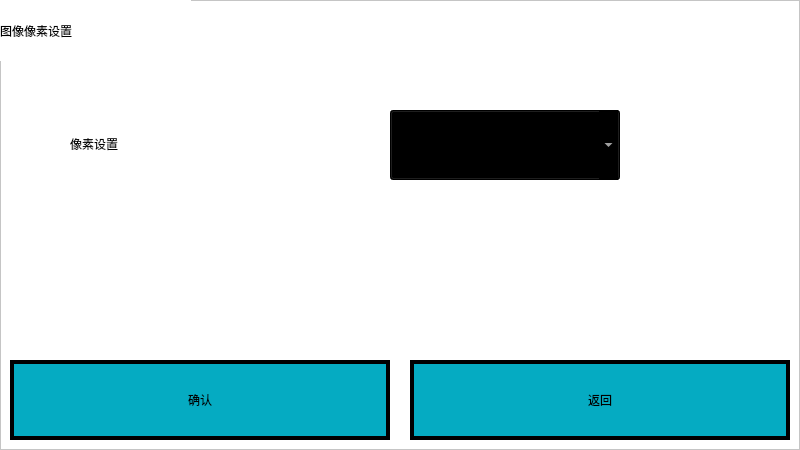
<?xml version="1.0" encoding="UTF-8"?>
<ui version="4.0">
 <class>SetForm</class>
 <widget class="QWidget" name="SetForm">
  <property name="geometry">
   <rect>
    <x>0</x>
    <y>0</y>
    <width>800</width>
    <height>450</height>
   </rect>
  </property>
  <property name="windowTitle">
   <string>Form</string>
  </property>
  <property name="styleSheet">
   <string notr="true">background-color: rgb(255, 255, 255);</string>
  </property>
  <widget class="QFrame" name="frame">
   <property name="geometry">
    <rect>
     <x>0</x>
     <y>0</y>
     <width>800</width>
     <height>450</height>
    </rect>
   </property>
   <property name="frameShape">
    <enum>QFrame::StyledPanel</enum>
   </property>
   <property name="frameShadow">
    <enum>QFrame::Raised</enum>
   </property>
   <widget class="QLabel" name="label">
    <property name="geometry">
     <rect>
      <x>70</x>
      <y>110</y>
      <width>272</width>
      <height>67</height>
     </rect>
    </property>
    <property name="styleSheet">
     <string notr="true">font: 20pt &quot;宋体&quot;;</string>
    </property>
    <property name="text">
     <string>像素设置</string>
    </property>
   </widget>
   <widget class="QComboBox" name="modeBox_4">
    <property name="geometry">
     <rect>
      <x>390</x>
      <y>110</y>
      <width>230</width>
      <height>70</height>
     </rect>
    </property>
    <property name="sizePolicy">
     <sizepolicy hsizetype="Preferred" vsizetype="Preferred">
      <horstretch>0</horstretch>
      <verstretch>0</verstretch>
     </sizepolicy>
    </property>
    <property name="styleSheet">
     <string notr="true">QComboBox::drop-down{
width:56px;  height:56px;
}

QComboBox{
font: 20pt &quot;宋体&quot;;
color: rgb(255, 255, 255);
background-color: rgb(0, 0, 0);
}

QComboBox QAbstractItemView {
	background-color: rgb(0, 0, 0);/*背景颜色*/
    padding: 1px 2px 1px 2px;  /*针对于组合框中的文本内容*/
	color: rgb(255,255,255)
}</string>
    </property>
   </widget>
   <widget class="QLabel" name="label_2">
    <property name="geometry">
     <rect>
      <x>0</x>
      <y>0</y>
      <width>191</width>
      <height>61</height>
     </rect>
    </property>
    <property name="styleSheet">
     <string notr="true">font: 20pt &quot;宋体&quot;;</string>
    </property>
    <property name="text">
     <string>图像像素设置</string>
    </property>
   </widget>
   <widget class="QPushButton" name="btnReturn">
    <property name="geometry">
     <rect>
      <x>410</x>
      <y>360</y>
      <width>380</width>
      <height>80</height>
     </rect>
    </property>
    <property name="styleSheet">
     <string notr="true">QPushButton {
font: 20pt &quot;宋体&quot;;
border:4px solid rgb(0,0,0);
background-color:#05abc2;
}

QPushButton:pressed{
background-color: rgb(255, 0, 0);
}
</string>
    </property>
    <property name="text">
     <string>返回</string>
    </property>
   </widget>
   <widget class="QPushButton" name="btnConfirm">
    <property name="geometry">
     <rect>
      <x>10</x>
      <y>360</y>
      <width>380</width>
      <height>80</height>
     </rect>
    </property>
    <property name="styleSheet">
     <string notr="true">QPushButton {
font: 20pt &quot;宋体&quot;;
border:4px solid rgb(0,0,0);
background-color:#05abc2;
}

QPushButton:pressed{
background-color: rgb(255, 0, 0);
}
</string>
    </property>
    <property name="text">
     <string>确认</string>
    </property>
   </widget>
  </widget>
 </widget>
 <resources/>
 <connections/>
</ui>
